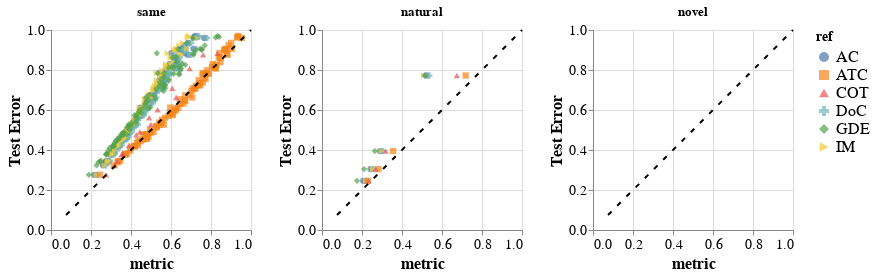

Notebook code cell kept with this figure:
### Code cell
plt.configure_axis(
    labelFontSize=14,
    titleFontSize=16
).configure_axis(
    labelFontSize=14,
    titleFontSize=16,
).configure_legend(
    titleFontSize=14,
    labelFontSize=16
)

### Figure 1 — Vega-Lite specification as saved in the notebook (floating-point values rounded to 4 significant figures; data arrays with more than 128 entries replaced by an {"elided": "..."} marker saying what was removed)
{"config": {"view": {"continuousWidth": 400, "continuousHeight": 300}, "axis": {"labelFontSize": 14, "titleFontSize": 16}, "legend": {"labelFontSize": 16, "titleFontSize": 14}}, "hconcat": [{"layer": [{"data": {"values": {"elided": "496 records"}}, "mark": {"type": "point", "filled": true, "size": 40}, "encoding": {"color": {"field": "ref", "type": "nominal"}, "shape": {"field": "ref", "type": "nominal"}, "x": {"field": "metric", "scale": {"domain": [0.0752, 1]}, "type": "quantitative"}, "y": {"field": "error", "scale": {"domain": [0.0752, 1]}, "title": "Test Error", "type": "quantitative"}}, "height": 200, "title": "same", "width": 200}, {"data": {"name": "data-94694de911c0d4e4ee638c345c859592"}, "mark": {"type": "line", "color": "black", "strokeDash": [5, 8]}, "encoding": {"x": {"field": "metric", "type": "quantitative"}, "y": {"field": "error", "type": "quantitative"}}}]}, {"layer": [{"data": {"values": [{"corruption": "collection", "corruption level": 0, "metric": 0.2901, "ref": "AC", "acc": 0.6056, "error": 0.3944, "subpopulation": "natural", "pretrained": true}, {"corruption": "collection", "corruption level": 1, "metric": 0.2423, "ref": "AC", "acc": 0.6955, "error": 0.3045, "subpopulation": "natural", "pretrained": true}, {"corruption": "collection", "corruption level": 2, "metric": 0.2061, "ref": "AC", "acc": 0.7543, "error": 0.2457, "subpopulation": "natural", "pretrained": true}, {"corruption": "collection", "corruption level": 3, "metric": 0.5216, "ref": "AC", "acc": 0.2274, "error": 0.7726, "subpopulation": "natural", "pretrained": true}, {"corruption": "collection", "corruption level": 0, "metric": 0.305, "ref": "DoC", "acc": 0.6056, "error": 0.3944, "subpopulation": "natural", "pretrained": true}, {"corruption": "collection", "corruption level": 1, "metric": 0.2572, "ref": "DoC", "acc": 0.6955, "error": 0.3045, "subpopulation": "natural", "pretrained": true}, {"corruption": "collection", "corruption level": 2, "metric": 0.221, "ref": "DoC", "acc": 0.7543, "error": 0.2457, "subpopulation": "natural", "pretrained": true}, {"corruption": "collection", "corruption level": 3, "metric": 0.5364, "ref": "DoC", "acc": 0.2274, "error": 0.7726, "subpopulation": "natural", "pretrained": true}, {"corruption": "collection", "corruption level": 0, "metric": 0.297, "ref": "IM", "acc": 0.6056, "error": 0.3944, "subpopulation": "natural", "pretrained": true}, {"corruption": "collection", "corruption level": 1, "metric": 0.2533, "ref": "IM", "acc": 0.6955, "error": 0.3045, "subpopulation": "natural", "pretrained": true}, {"corruption": "collection", "corruption level": 2, "metric": 0.2193, "ref": "IM", "acc": 0.7543, "error": 0.2457, "subpopulation": "natural", "pretrained": true}, {"corruption": "collection", "corruption level": 3, "metric": 0.5084, "ref": "IM", "acc": 0.2274, "error": 0.7726, "subpopulation": "natural", "pretrained": true}, {"corruption": "collection", "corruption level": 0, "metric": 0.3557, "ref": "ATC", "acc": 0.6056, "error": 0.3944, "subpopulation": "natural", "pretrained": true}, {"corruption": "collection", "corruption level": 1, "metric": 0.2822, "ref": "ATC", "acc": 0.6955, "error": 0.3045, "subpopulation": "natural", "pretrained": true}, {"corruption": "collection", "corruption level": 2, "metric": 0.229, "ref": "ATC", "acc": 0.7543, "error": 0.2457, "subpopulation": "natural", "pretrained": true}, {"corruption": "collection", "corruption level": 3, "metric": 0.7182, "ref": "ATC", "acc": 0.2274, "error": 0.7726, "subpopulation": "natural", "pretrained": true}, {"corruption": "collection", "corruption level": 0, "metric": 0.2641, "ref": "GDE", "acc": 0.6056, "error": 0.3944, "subpopulation": "natural", "pretrained": true}, {"corruption": "collection", "corruption level": 1, "metric": 0.2105, "ref": "GDE", "acc": 0.6955, "error": 0.3045, "subpopulation": "natural", "pretrained": true}, {"corruption": "collection", "corruption level": 2, "metric": 0.1752, "ref": "GDE", "acc": 0.7543, "error": 0.2457, "subpopulation": "natural", "pretrained": true}, {"corruption": "collection", "corruption level": 3, "metric": 0.5132, "ref": "GDE", "acc": 0.2274, "error": 0.7726, "subpopulation": "natural", "pretrained": true}, {"corruption": "collection", "corruption level": 0, "metric": 0.3185, "ref": "COT", "acc": 0.6056, "error": 0.3944, "subpopulation": "natural", "pretrained": true}, {"corruption": "collection", "corruption level": 1, "metric": 0.2681, "ref": "COT", "acc": 0.6955, "error": 0.3045, "subpopulation": "natural", "pretrained": true}, {"corruption": "collection", "corruption level": 2, "metric": 0.2323, "ref": "COT", "acc": 0.7543, "error": 0.2457, "subpopulation": "natural", "pretrained": true}, {"corruption": "collection", "corruption level": 3, "metric": 0.6741, "ref": "COT", "acc": 0.2274, "error": 0.7726, "subpopulation": "natural", "pretrained": true}]}, "mark": {"type": "point", "filled": true, "size": 40}, "encoding": {"color": {"field": "ref", "type": "nominal"}, "shape": {"field": "ref", "type": "nominal"}, "x": {"field": "metric", "scale": {"domain": [0.0752, 1]}, "type": "quantitative"}, "y": {"field": "error", "scale": {"domain": [0.0752, 1]}, "title": "Test Error", "type": "quantitative"}}, "height": 200, "title": "natural", "width": 200}, {"data": {"name": "data-94694de911c0d4e4ee638c345c859592"}, "mark": {"type": "line", "color": "black", "strokeDash": [5, 8]}, "encoding": {"x": {"field": "metric", "type": "quantitative"}, "y": {"field": "error", "type": "quantitative"}}}]}, {"layer": [{"data": {"values": []}, "mark": {"type": "point", "filled": true, "size": 40}, "encoding": {"color": {"field": "ref", "type": "nominal"}, "shape": {"field": "ref", "type": "nominal"}, "x": {"field": "metric", "scale": {"domain": [0.0752, 1]}, "type": "quantitative"}, "y": {"field": "error", "scale": {"domain": [0.0752, 1]}, "title": "Test Error", "type": "quantitative"}}, "height": 200, "title": "novel", "width": 200}, {"data": {"name": "data-94694de911c0d4e4ee638c345c859592"}, "mark": {"type": "line", "color": "black", "strokeDash": [5, 8]}, "encoding": {"x": {"field": "metric", "type": "quantitative"}, "y": {"field": "error", "type": "quantitative"}}}]}], "$schema": "https://vega.github.io/schema/vega-lite/v4.17.0.json", "datasets": {"data-94694de911c0d4e4ee638c345c859592": [{"metric": 0.0752, "error": 0.0752}, {"metric": 1.0, "error": 1.0}]}}
